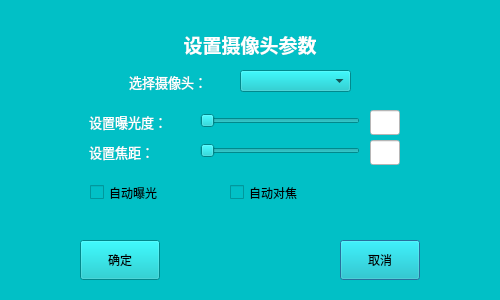
<?xml version="1.0" encoding="UTF-8"?>
<ui version="4.0">
 <class>dCameraSetting</class>
 <widget class="QDialog" name="dCameraSetting">
  <property name="geometry">
   <rect>
    <x>0</x>
    <y>0</y>
    <width>500</width>
    <height>300</height>
   </rect>
  </property>
  <property name="windowTitle">
   <string>Dialog</string>
  </property>
  <property name="styleSheet">
   <string notr="true">background-color:rgb(1,192,198)</string>
  </property>
  <widget class="QCheckBox" name="checkBox">
   <property name="enabled">
    <bool>true</bool>
   </property>
   <property name="geometry">
    <rect>
     <x>90</x>
     <y>180</y>
     <width>111</width>
     <height>25</height>
    </rect>
   </property>
   <property name="styleSheet">
    <string notr="true"/>
   </property>
   <property name="text">
    <string>自动曝光</string>
   </property>
  </widget>
  <widget class="QSlider" name="horizontalSlider_2">
   <property name="geometry">
    <rect>
     <x>200</x>
     <y>140</y>
     <width>160</width>
     <height>22</height>
    </rect>
   </property>
   <property name="orientation">
    <enum>Qt::Horizontal</enum>
   </property>
  </widget>
  <widget class="QPushButton" name="pushButton_2">
   <property name="geometry">
    <rect>
     <x>340</x>
     <y>240</y>
     <width>80</width>
     <height>40</height>
    </rect>
   </property>
   <property name="text">
    <string>取消</string>
   </property>
  </widget>
  <widget class="QLabel" name="label">
   <property name="geometry">
    <rect>
     <x>150</x>
     <y>20</y>
     <width>200</width>
     <height>50</height>
    </rect>
   </property>
   <property name="styleSheet">
    <string notr="true">font-color:white;</string>
   </property>
   <property name="text">
    <string>&lt;html&gt;&lt;head/&gt;&lt;body&gt;&lt;p&gt;&lt;span style=&quot; font-size:14pt; font-weight:600; color:#ffffff;&quot;&gt;设置摄像头参数&lt;/span&gt;&lt;/p&gt;&lt;/body&gt;&lt;/html&gt;</string>
   </property>
   <property name="alignment">
    <set>Qt::AlignCenter</set>
   </property>
  </widget>
  <widget class="QSlider" name="horizontalSlider">
   <property name="geometry">
    <rect>
     <x>200</x>
     <y>110</y>
     <width>160</width>
     <height>22</height>
    </rect>
   </property>
   <property name="orientation">
    <enum>Qt::Horizontal</enum>
   </property>
  </widget>
  <widget class="QCheckBox" name="checkBox_2">
   <property name="geometry">
    <rect>
     <x>230</x>
     <y>180</y>
     <width>111</width>
     <height>25</height>
    </rect>
   </property>
   <property name="mouseTracking">
    <bool>true</bool>
   </property>
   <property name="text">
    <string>自动对焦</string>
   </property>
   <property name="tristate">
    <bool>false</bool>
   </property>
  </widget>
  <widget class="QLabel" name="label_3">
   <property name="geometry">
    <rect>
     <x>89</x>
     <y>110</y>
     <width>101</width>
     <height>25</height>
    </rect>
   </property>
   <property name="text">
    <string>&lt;html&gt;&lt;head/&gt;&lt;body&gt;&lt;p&gt;&lt;span style=&quot; font-size:10pt; color:#ffffff;&quot;&gt;设置曝光度：&lt;/span&gt;&lt;/p&gt;&lt;/body&gt;&lt;/html&gt;</string>
   </property>
  </widget>
  <widget class="QLabel" name="label_4">
   <property name="geometry">
    <rect>
     <x>89</x>
     <y>140</y>
     <width>101</width>
     <height>25</height>
    </rect>
   </property>
   <property name="text">
    <string>&lt;html&gt;&lt;head/&gt;&lt;body&gt;&lt;p&gt;&lt;span style=&quot; font-size:10pt; color:#ffffff;&quot;&gt;设置焦距：&lt;/span&gt;&lt;/p&gt;&lt;/body&gt;&lt;/html&gt;</string>
   </property>
  </widget>
  <widget class="QPushButton" name="pushButton">
   <property name="geometry">
    <rect>
     <x>80</x>
     <y>240</y>
     <width>80</width>
     <height>40</height>
    </rect>
   </property>
   <property name="text">
    <string>确定</string>
   </property>
  </widget>
  <widget class="QLabel" name="label_2">
   <property name="geometry">
    <rect>
     <x>129</x>
     <y>70</y>
     <width>111</width>
     <height>25</height>
    </rect>
   </property>
   <property name="styleSheet">
    <string notr="true">font-color:white</string>
   </property>
   <property name="text">
    <string>&lt;html&gt;&lt;head/&gt;&lt;body&gt;&lt;p&gt;&lt;span style=&quot; font-size:10pt; color:#ffffff;&quot;&gt;选择摄像头：&lt;/span&gt;&lt;/p&gt;&lt;/body&gt;&lt;/html&gt;</string>
   </property>
  </widget>
  <widget class="QLineEdit" name="lineEdit">
   <property name="geometry">
    <rect>
     <x>370</x>
     <y>110</y>
     <width>30</width>
     <height>25</height>
    </rect>
   </property>
   <property name="styleSheet">
    <string notr="true">background-color:white</string>
   </property>
   <property name="text">
    <string/>
   </property>
  </widget>
  <widget class="QLineEdit" name="lineEdit_2">
   <property name="geometry">
    <rect>
     <x>370</x>
     <y>140</y>
     <width>30</width>
     <height>25</height>
    </rect>
   </property>
   <property name="styleSheet">
    <string notr="true">background-color:white</string>
   </property>
  </widget>
  <widget class="QComboBox" name="cameracomboBox">
   <property name="geometry">
    <rect>
     <x>240</x>
     <y>70</y>
     <width>111</width>
     <height>22</height>
    </rect>
   </property>
  </widget>
 </widget>
 <layoutdefault spacing="6" margin="11"/>
 <resources/>
 <connections/>
</ui>
